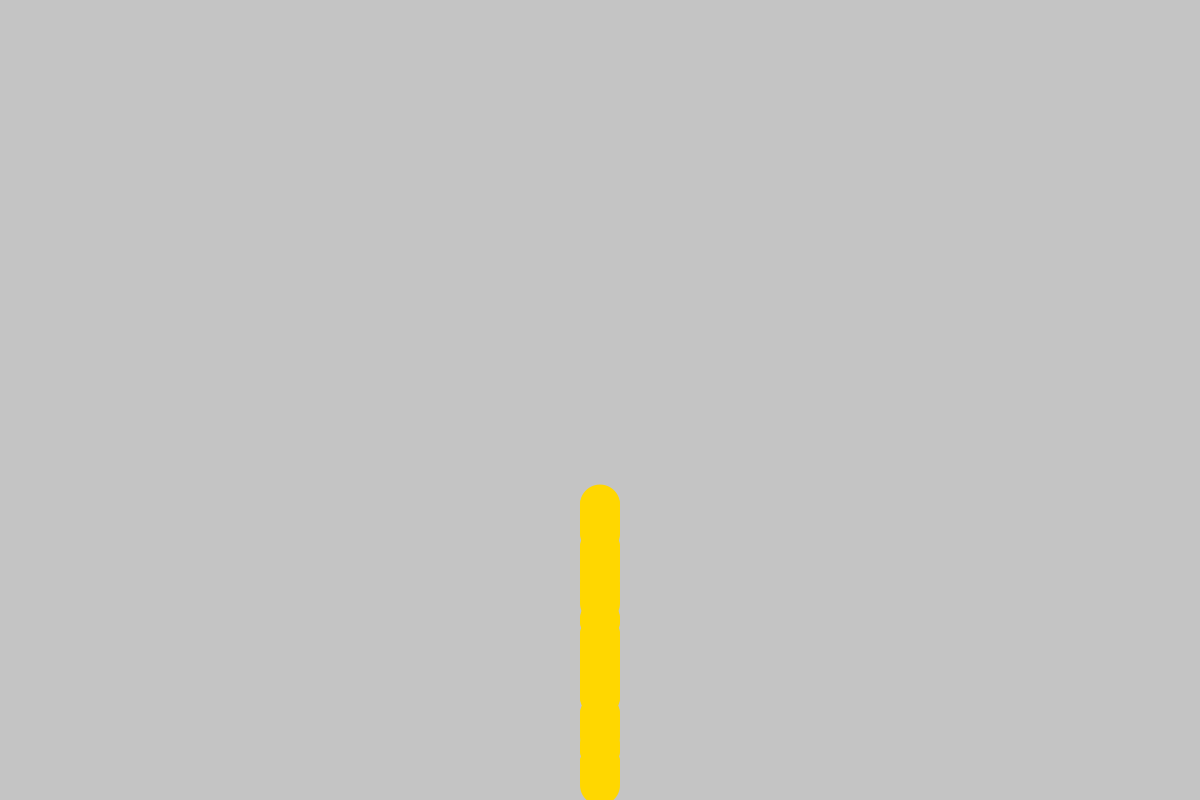
Frame 1 (no input)
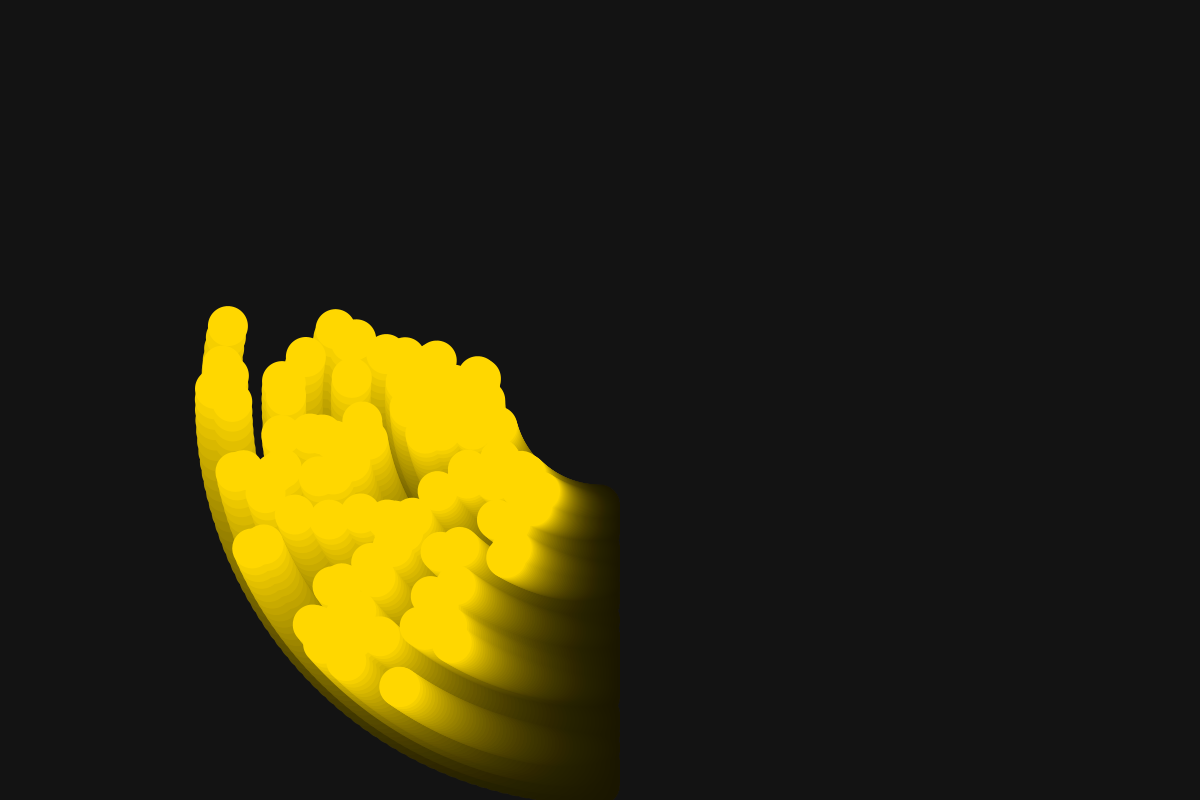
Frame 60 (the mouse pressed at the canvas centre just before this capture)
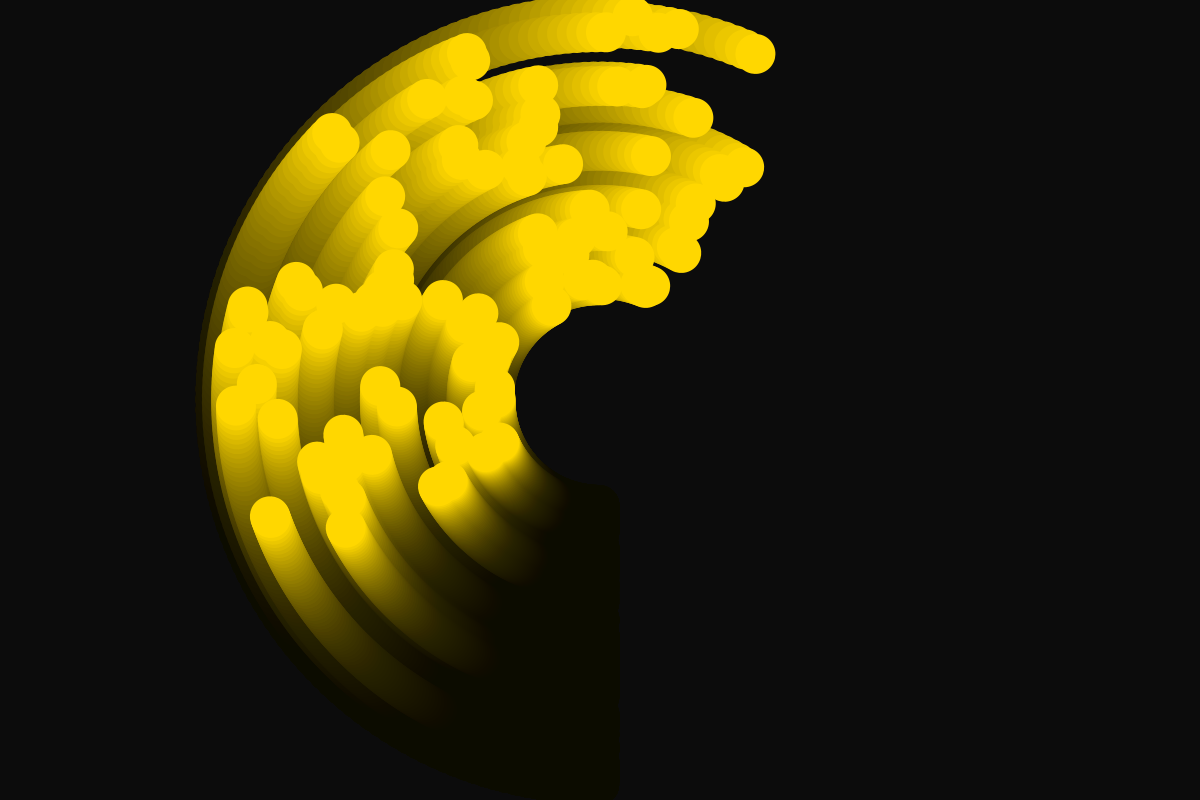
Frame 120 (the mouse held since frame 60 and released just before this capture)

The Processing sketch that drew these frames (run headless with seeded random() and noise(); from frame 60 on, the mouse is pressed at the canvas centre):

// Processing sketch: Day_4_rotate_Planets
// ── Day_4_rotate_Planets.pde
 int _nPlanets = 100;
float[] _dist = new float[_nPlanets];
float[] _angle= new float[_nPlanets];
 float[] _speed = new float[_nPlanets]; //starts counting from 0. 0 to 9. Not 1-10.


void setup()
{
  size(1200,800);
  for(int i = 0; i < _nPlanets; i = i + 1)
  {
    _speed[i]=random(0.5,1.8);
    _angle[i]=0.0;
    _dist[i]=random(100,400);
  }
  /*
  _speed[0]=5;
  _speed[1]=-6;
  _angle[0]=0.0;
  _angle[1]=0.0;
  _dist[0]=100.0;
  _dist[1]=150.0;
  */
}

void draw()
{
  noStroke();
  fill(0,0,0,10); //fill above the shape
  rect(0,0,width,height);
  translate(width/2,height/2); //shifts the entire window,not just the circle. The center is now 0,0
  
  for(int i = 0; i < _nPlanets; i = i + 1)
  {
    drawPlanet(_angle[i], _dist[i]);
     _angle[i] = _angle[i] + + _speed[i];
  }
  /*
  drawPlanet(_angle[0], _dist[0]);
  drawPlanet(_angle[1], _dist[1]);
  
  _angle[0] = _angle[0] + + _speed[0];
  _angle[1] = _angle[1] + + _speed[1]; 
  */
  //rotating around the 0,0 point. The circle itself lies on the second translation point.
  //translate, rotate, and translate again
}

void drawPlanet(float angle, float distance) //must have a _cx and a _cy for this method of function making to work.
{
  pushMatrix();
  rotate(radians(angle));
  translate(0,distance);
  fill(255,215,0);
  circle(0,0,40); //drawing the circle
  popMatrix(); //restores coordinate system to original state
}
